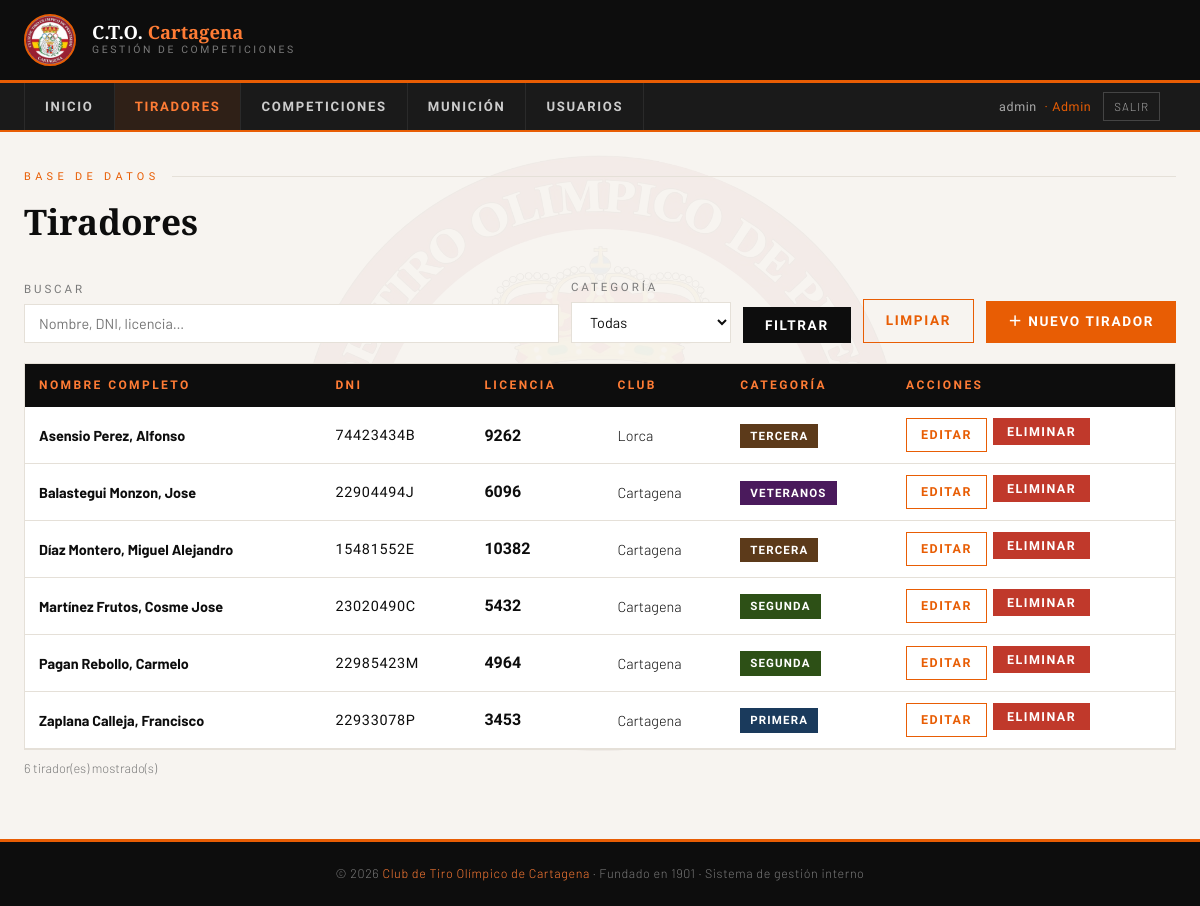
Page /tiradores (signed in) on the committed database.
### tables this page shows
CREATE TABLE usuarios (
                id         INTEGER PRIMARY KEY AUTOINCREMENT,
                username   TEXT UNIQUE NOT NULL,
                password   TEXT NOT NULL,
                rol        TEXT NOT NULL DEFAULT 'tirador',
                tirador_id INTEGER,
                activo     INTEGER DEFAULT 1,
                FOREIGN KEY (tirador_id) REFERENCES tiradores(id)
            );

CREATE TABLE tiradores (
                id        INTEGER PRIMARY KEY AUTOINCREMENT,
                nombre    TEXT NOT NULL,
                apellidos TEXT NOT NULL,
                dni       TEXT UNIQUE NOT NULL,
                licencia  TEXT,
                club      TEXT,
                categoria TEXT
            );

### app.py (the view)
@app.route("/tiradores")
@role_required("admin","encargado","directiva")
def tiradores():
    db  = get_db()
    q   = request.args.get("q","").strip()
    cat = request.args.get("cat","")
    query  = "SELECT * FROM tiradores WHERE 1=1"
    params = []
    if q:
        query += " AND (nombre LIKE ? OR apellidos LIKE ? OR dni LIKE ? OR licencia LIKE ?)"
        params += [f"%{q}%"]*4
    if cat:
        query += " AND categoria=?"
        params.append(cat)
    query += " ORDER BY apellidos, nombre"
    lista = db.execute(query, params).fetchall()
    return render_template("tiradores.html", tiradores=lista,
        categorias=CATEGORIAS, q=q, cat=cat)

### app.py (called while the page is built)
@login_manager.user_loader
def load_user(user_id):
    db  = get_db()
    row = db.execute("SELECT * FROM usuarios WHERE id=? AND activo=1", (user_id,)).fetchone()
    if row:
        return User(row["id"], row["username"], row["rol"], row["tirador_id"])
    return None

def role_required(*roles):
    def decorator(f):
        @wraps(f)
        def wrapped(*args, **kwargs):
            if not current_user.is_authenticated:
                return login_manager.unauthorized()
            if current_user.rol not in roles:
                return render_template("403.html"), 403
            return f(*args, **kwargs)
        return wrapped
    return decorator

def get_db():
    db = getattr(g, "_database", None)
    if db is None:
        db = g._database = sqlite3.connect(DB_PATH)
        db.row_factory = sqlite3.Row
    return db

### templates/tiradores.html (shortened to what this page needs)
{% extends "base.html" %}
{% block contenido %}
<p class="pag-etiqueta">Base de datos</p>
<h1 class="pag-titulo">Tiradores</h1>
<form method="GET" style="display:flex;gap:12px;flex-wrap:wrap;margin-bottom:20px;align-items:flex-end;">
  <div class="form-group" style="flex:1;min-width:200px;">
    <label>Buscar</label>
    <input type="text" name="q" value="{{ q }}" placeholder="Nombre, DNI, licencia…">
  </div>
  <div class="form-group" style="min-width:160px;">
    <label>Categoría</label>
    <select name="cat">
      <option value="">Todas</option>
    </select>
  </div>
  <button type="submit" class="btn btn-negro">Filtrar</button>
  <a href="/tiradores" class="btn btn-outline">Limpiar</a>
  <a href="/tiradores/nuevo" class="btn btn-naranja" style="margin-left:auto;">＋ Nuevo tirador</a>
</form>
<div class="tabla-wrapper">
  <table>
    <thead><tr>
      <th>Nombre completo</th>
      <th>DNI</th>
      <th>Licencia</th>
      <th>Club</th>
      <th>Categoría</th>
      <th>Acciones</th>
    </tr></thead>
    <tbody>
    {% for t in tiradores %}
    <tr>
      <td><strong>{{ t.apellidos }}, {{ t.nombre }}</strong></td>
      <td style="font-family:'Barlow Condensed',sans-serif;letter-spacing:.05em;">{{ t.dni }}</td>
      <td class="num">{{ t.licencia or '—' }}</td>
      <td>{{ t.club or '—' }}</td>
      <td>
        <span class="badge badge-{{ t.categoria|lower }}">{{ t.categoria }}</span>
      </td>
      <td>
        <div style="display:flex;gap:6px;">
          <a href="/tiradores/{{ t.id }}/editar" class="btn btn-outline btn-sm">Editar</a>
          <form method="POST" action="/tiradores/{{ t.id }}/eliminar"
                onsubmit="return confirm('¿Eliminar a {{ t.nombre }} {{ t.apellidos }}?')">
            <button type="submit" class="btn btn-rojo btn-sm">Eliminar</button>
          </form>
        </div>
      </td>
    </tr>
    {% else %}
    <tr><td colspan="6" style="text-align:center;color:var(--gris);padding:28px;">
      No se encontraron tiradores.
    </td></tr>
    {% endfor %}
    </tbody>
  </table>
</div>
<p style="color:var(--gris);font-size:.8rem;margin-top:8px;">{{ tiradores|length }} tirador(es) mostrado(s)</p>
{% endblock %}

### templates/base.html (shortened to what this page needs)
<!DOCTYPE html>
<html lang="es">
<head>
</head>
<body>
<header>
  <div class="header-inner">
    <a href="/" class="header-brand">
      <img src="/static/escudo.png" alt="Escudo CTO Cartagena">
      <div class="brand-text">
        <div class="brand-title">C.T.O. <span>Cartagena</span></div>
        <div class="brand-sub">Gestión de Competiciones</div>
      </div>
    </a>
  </div>
</header>
<nav>
  <div class="nav-inner">
    <div class="nav-menu" id="navMenu">
      <ul>
        <li><a href="/" class="{% if request.endpoint=='index' %}activo{% endif %}">Inicio</a></li>
        {% if current_user.is_authenticated and current_user.rol in ('admin','encargado','directiva') %}
        <li><a href="/tiradores" class="{% if 'tirador' in (request.endpoint or '') %}activo{% endif %}">Tiradores</a></li>
        {% endif %}
        <li><a href="/competiciones" class="{% if 'competicion' in (request.endpoint or '') or 'puntuacion' in (request.endpoint or '') %}activo{% endif %}">Competiciones</a></li>
        {% if current_user.is_authenticated and current_user.rol in ('admin','encargado','directiva') %}
        <li><a href="/municion" class="{% if 'municion' in (request.endpoint or '') %}activo{% endif %}">Munición</a></li>
        {% endif %}
        {% if current_user.is_authenticated and current_user.rol == 'admin' %}
        <li><a href="/usuarios" class="{% if 'usuario' in (request.endpoint or '') %}activo{% endif %}">Usuarios</a></li>
        {% endif %}
      </ul>
    </div>
    {% if current_user.is_authenticated %}
    <div style="display:flex;align-items:center;gap:12px;padding:0 16px;font-size:.78rem;color:#aaa;">
      <span style="font-family:'Barlow Condensed',sans-serif;letter-spacing:.05em;">
        {{ current_user.username }}
        <span style="color:var(--naranja);margin-left:4px;">· {{ current_user.rol|capitalize }}</span>
      </span>
      <a href="/logout" style="color:#aaa;text-decoration:none;border:1px solid #444;padding:4px 10px;font-size:.72rem;letter-spacing:.08em;text-transform:uppercase;">Salir</a>
    </div>
    {% endif %}
  </div>
</nav>
<div class="contenido">
{% block contenido %}{% endblock %}
</div>
<footer>
  <p>© 2026 <span>Club de Tiro Olímpico de Cartagena</span> · Fundado en 1901 · Sistema de gestión interno</p>
</footer>
</body>
</html>

### rows in the picture
usuarios: username "admin", rol "Admin"
tiradores: apellidos "Asensio Perez", nombre "Alfonso", dni "74423434B", licencia "9262", club "Lorca", categoria "TERCERA"
tiradores: apellidos "Balastegui Monzon", nombre "Jose", dni "22904494J", licencia "6096", club "Cartagena", categoria "VETERANOS"
tiradores: apellidos "Díaz Montero", nombre "Miguel Alejandro", dni "15481552E", licencia "10382", club "Cartagena", categoria "TERCERA"
tiradores: apellidos "Martínez Frutos", nombre "Cosme Jose", dni "23020490C", licencia "5432", club "Cartagena", categoria "SEGUNDA"
tiradores: apellidos "Pagan Rebollo", nombre "Carmelo", dni "22985423M", licencia "4964", club "Cartagena", categoria "SEGUNDA"
tiradores: apellidos "Zaplana Calleja", nombre "Francisco", dni "22933078P", licencia "3453", club "Cartagena", categoria "PRIMERA"

### other values in the picture
{{ tiradores|length }} "6"
